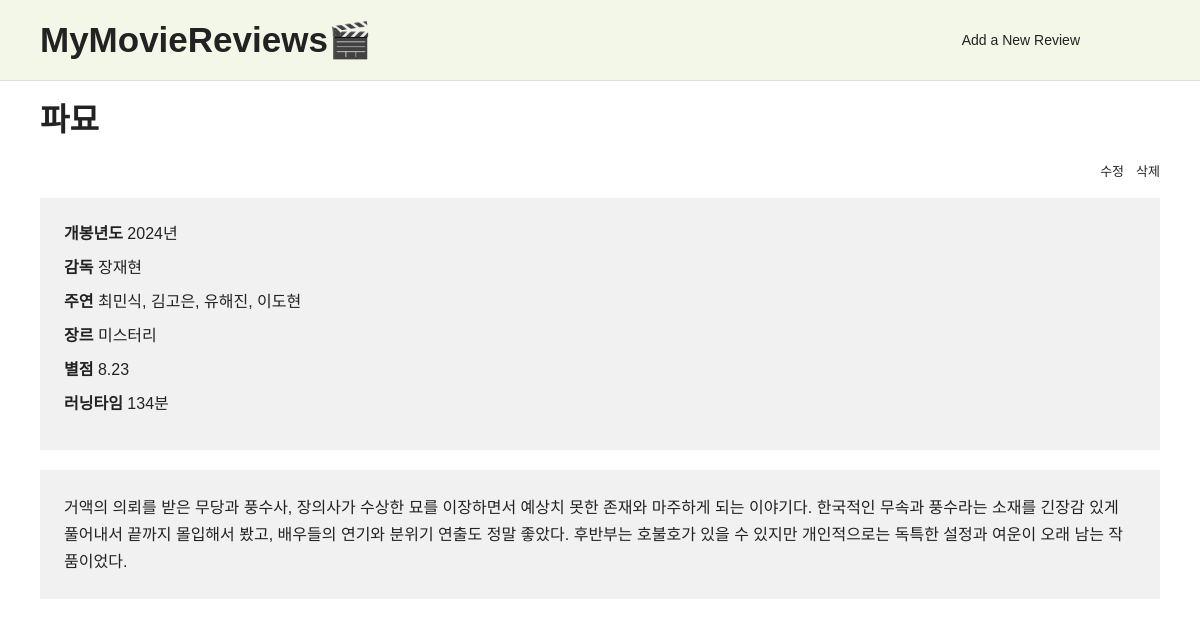
The app's page /posts/11/ with its own data.
### review_list/models.py (models this page shows, shortened)
class Post(models.Model):
    title = models.CharField(max_length=200)
    release_year = models.IntegerField()
    director = models.CharField(max_length=100)
    actors = models.CharField(max_length=300)
    genre = models.CharField(max_length=200)
    rating = models.FloatField()
    running_time = models.IntegerField()
    review_content = models.TextField()
    created_at = models.DateTimeField(auto_now_add=True)

### review_list/views.py (the view)
# urls.py: path("posts/<int:pk>/", views.post_detail, name="post_detail"),
def post_detail(request, pk):
    post = get_object_or_404(Post, pk=pk)
    return render(request, "review_list/post_detail.html", {"post": post})

### review_list/templates/review_list/post_detail.html (shortened to what this page needs)
{% load static %}
<!DOCTYPE html>
<html lang="ko">
<head>
    <link rel="stylesheet" href="{% static 'review_list/reset.css' %}">
    <link rel="stylesheet" href="{% static 'review_list/style.css' %}">
</head>
<body>
    <header class="site-header">
        <a class="site-title" href="{% url 'review_list:post_list' %}">MyMovieReviews🎬</a>
        <a class="create-review" href="{% url 'review_list:post_create' %}">Add a New Review</a>
    </header>
    <main class="page">
    <h1 class="detail-title">{{ post.title }}</h1>
    <div class="detail-actions">
      <a href="{% url 'review_list:post_update' post.pk %}">수정</a>
      <form action="{% url 'review_list:post_delete' post.pk %}" method="post">
        <button type="submit">삭제</button>
      </form>
    </div>
    <section class="detail-info">
      <p><strong>개봉년도</strong> {{ post.release_year }}년</p>
      <p><strong>감독</strong> {{ post.director }}</p>
      <p><strong>주연</strong> {{ post.actors }}</p>
      <p><strong>장르</strong> {{ post.genre }}</p>
      <p><strong>별점</strong> {{ post.rating }}</p>
      <p><strong>러닝타임</strong> {{ post.running_time }}분</p>
    </section>
    <section class="review-content">
      {{ post.review_content }}
    </section>
  </main>
</body>
</html>

### review_list/static/review_list/style.css (style rules this page uses)
body { margin: 0; background-color: #ffffff; color: #222; font-family: Arial, sans-serif; }
.page { padding: 40px; }
.site-header { position: fixed; width: 100%; height: 64px; background-color: rgb(243, 247, 231); border-bottom: 1px solid #ddd; display: flex; align-items: center; justify-content: space-between; padding: 40px; }
.site-title { font-size: 35px; font-weight: 600; color: #222; }
.create-review { font-size: 14px; padding-right: 80px; }
.page { padding-top: 96px; }
.detail-title { font-size: 32px; font-weight: 800; margin-bottom: 18px; }
.detail-actions { display: flex; justify-content: flex-end; gap: 12px; margin-bottom: 16px; font-size: 13px; }
.detail-info { background-color: #f1f1f1; padding: 24px; margin-bottom: 20px; }
.detail-info p { font-weight: 400; margin-bottom: 10px; }
.review-content { background-color: #f1f1f1; padding: 24px; line-height: 1.7; }

### records on screen
Post: title "파묘", release_year "2024", director "장재현", actors "최민식, 김고은, 유해진, 이도현", genre "미스터리", rating "8.23", running_time "134", review_content "거액의 의뢰를 받은 무당과 풍수사, 장의사가 수상한 묘를 이장하면서 예상치 못한 존재와 마주하게 되는 이야기다. 한국적인 무속과 풍수라는 소재를 긴장감 있게 풀어내서 끝까지 몰입해서 봤고, 배우들의 연기와 분위기 연출도 정말 좋았다. 후반부는 호불호가 있을 수 있지만 개인적으로는 독특한 설정과 여운이 오래 남는 작품이었다."
